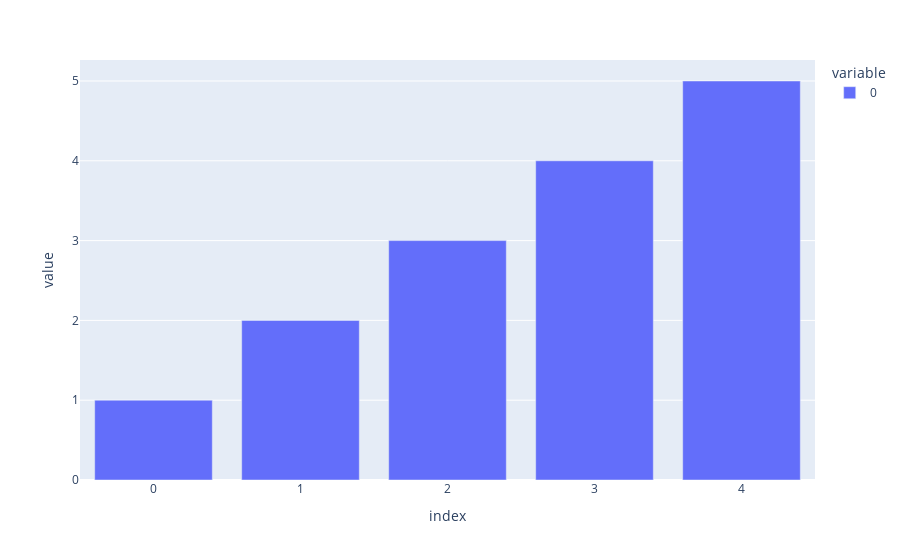

Source (notebook cell):
### Code cell
py.plot([1,2,3,4,5], kind='bar')

### Figure 1 — Plotly figure (JSON) as saved in the notebook; plotly's stock layout.template omitted (floating-point values rounded to 4 significant figures)
{"data": [{"alignmentgroup": "True", "hovertemplate": "variable=0<br>index=%{x}<br>value=%{y}<extra></extra>", "legendgroup": "0", "marker": {"color": "#636efa", "pattern": {"shape": ""}}, "name": "0", "offsetgroup": "0", "orientation": "v", "showlegend": true, "textposition": "auto", "type": "bar", "x": [0, 1, 2, 3, 4], "xaxis": "x", "y": [1, 2, 3, 4, 5], "yaxis": "y"}], "layout": {"barmode": "relative", "legend": {"title": {"text": "variable"}, "tracegroupgap": 0}, "margin": {"t": 60}, "xaxis": {"anchor": "y", "domain": [0, 1], "title": {"text": "index"}}, "yaxis": {"anchor": "x", "domain": [0, 1], "title": {"text": "value"}}}}
